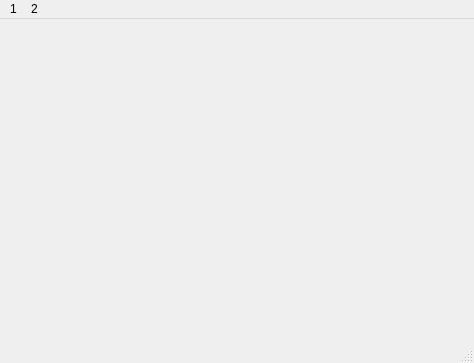
<?xml version="1.0" encoding="UTF-8"?>
<ui version="4.0">
 <class>MainWindow</class>
 <widget class="QMainWindow" name="MainWindow">
  <property name="geometry">
   <rect>
    <x>0</x>
    <y>0</y>
    <width>474</width>
    <height>363</height>
   </rect>
  </property>
  <property name="windowTitle">
   <string>MainWindow</string>
  </property>
  <property name="toolTip">
   <string/>
  </property>
  <property name="statusTip">
   <string/>
  </property>
  <widget class="QWidget" name="centralwidget"/>
  <widget class="QMenuBar" name="menubar">
   <property name="geometry">
    <rect>
     <x>0</x>
     <y>0</y>
     <width>474</width>
     <height>18</height>
    </rect>
   </property>
   <widget class="QMenu" name="menusss">
    <property name="title">
     <string>1</string>
    </property>
    <addaction name="actionsss"/>
    <addaction name="action1_2"/>
   </widget>
   <widget class="QMenu" name="menusss_2">
    <property name="title">
     <string>2</string>
    </property>
    <addaction name="action2_1"/>
   </widget>
   <addaction name="menusss"/>
   <addaction name="menusss_2"/>
  </widget>
  <widget class="QStatusBar" name="statusbar"/>
  <action name="actionsss">
   <property name="text">
    <string>1.1</string>
   </property>
  </action>
  <action name="actionsss_2">
   <property name="text">
    <string>sss</string>
   </property>
  </action>
  <action name="actionssss">
   <property name="text">
    <string>ssss</string>
   </property>
  </action>
  <action name="action1_2">
   <property name="text">
    <string>1.2</string>
   </property>
  </action>
  <action name="action2_1">
   <property name="text">
    <string>2.1</string>
   </property>
  </action>
 </widget>
 <resources/>
 <connections/>
</ui>
